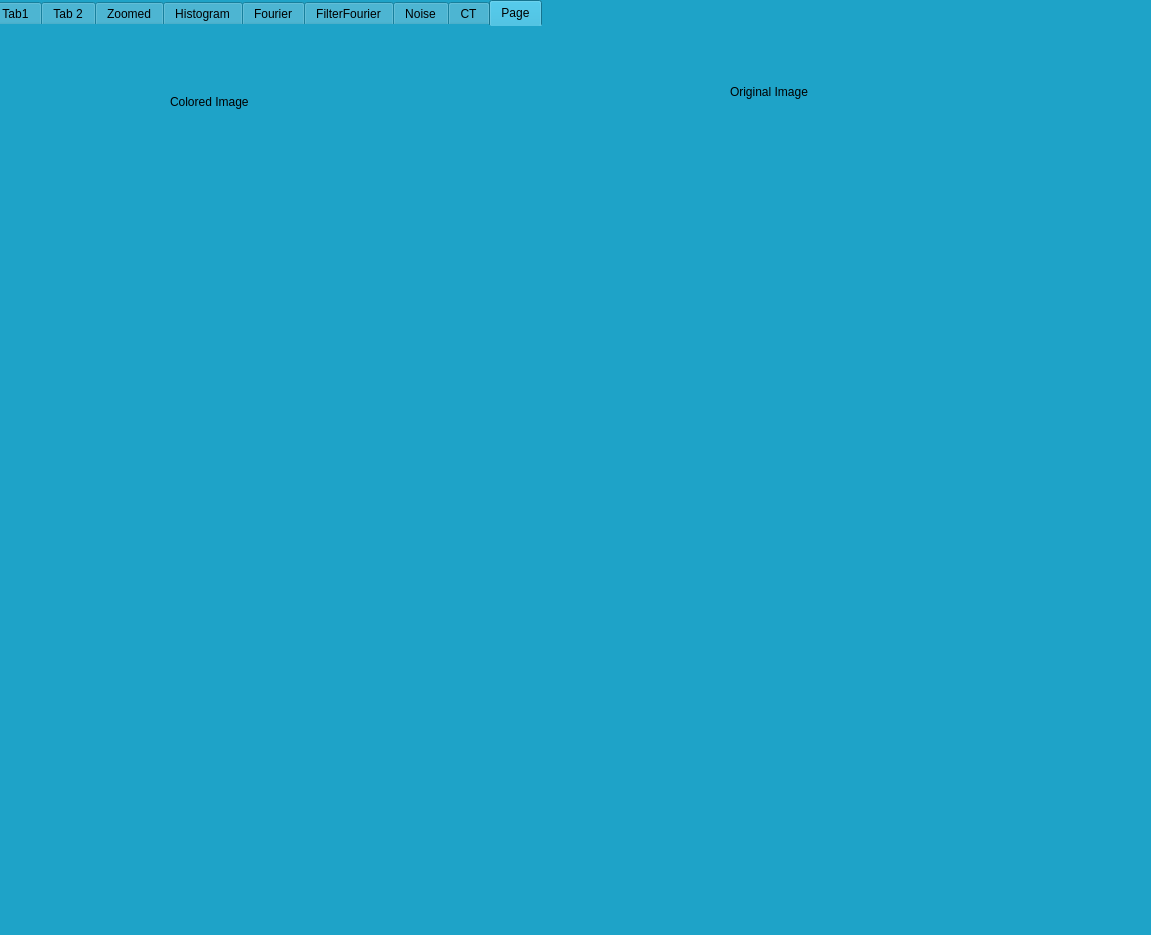
<?xml version="1.0" encoding="UTF-8"?>
<ui version="4.0">
 <class>MainWindow</class>
 <widget class="QMainWindow" name="MainWindow">
  <property name="geometry">
   <rect>
    <x>0</x>
    <y>0</y>
    <width>1151</width>
    <height>935</height>
   </rect>
  </property>
  <property name="windowTitle">
   <string>MainWindow</string>
  </property>
  <property name="layoutDirection">
   <enum>Qt::LeftToRight</enum>
  </property>
  <property name="styleSheet">
   <string notr="true">color: rgb(170, 85, 0);
background-color: rgb(30, 163, 200);
background-image: url(&quot;E:/Year3 Term1/Image processing/Task2-ZOOM/canvas.png&quot;);</string>
  </property>
  <widget class="QWidget" name="centralwidget">
   <widget class="QTabWidget" name="tabWidget">
    <property name="geometry">
     <rect>
      <x>-10</x>
      <y>0</y>
      <width>1191</width>
      <height>931</height>
     </rect>
    </property>
    <property name="toolTip">
     <string>&lt;!DOCTYPE HTML PUBLIC &quot;-//W3C//DTD HTML 4.0//EN&quot; &quot;http://www.w3.org/TR/REC-html40/strict.dtd&quot;&gt;
&lt;html&gt;&lt;head&gt;&lt;meta name=&quot;qrichtext&quot; content=&quot;1&quot; /&gt;&lt;style type=&quot;text/css&quot;&gt;
p, li { white-space: pre-wrap; }
&lt;/style&gt;&lt;/head&gt;&lt;body style=&quot; font-family:'MS Shell Dlg 2'; font-size:8pt; font-weight:400; font-style:normal;&quot;&gt;
&lt;p style=&quot;-qt-paragraph-type:empty; margin-top:12px; margin-bottom:12px; margin-left:0px; margin-right:0px; -qt-block-indent:0; text-indent:0px;&quot;&gt;&lt;br /&gt;&lt;/p&gt;&lt;/body&gt;&lt;/html&gt;</string>
    </property>
    <property name="whatsThis">
     <string>&lt;!DOCTYPE HTML PUBLIC &quot;-//W3C//DTD HTML 4.0//EN&quot; &quot;http://www.w3.org/TR/REC-html40/strict.dtd&quot;&gt;
&lt;html&gt;&lt;head&gt;&lt;meta name=&quot;qrichtext&quot; content=&quot;1&quot; /&gt;&lt;style type=&quot;text/css&quot;&gt;
p, li { white-space: pre-wrap; }
&lt;/style&gt;&lt;/head&gt;&lt;body style=&quot; font-family:'MS Shell Dlg 2'; font-size:8pt; font-weight:400; font-style:normal;&quot;&gt;
&lt;p style=&quot;-qt-paragraph-type:empty; margin-top:12px; margin-bottom:12px; margin-left:0px; margin-right:0px; -qt-block-indent:0; text-indent:0px;&quot;&gt;&lt;br /&gt;&lt;/p&gt;&lt;/body&gt;&lt;/html&gt;</string>
    </property>
    <property name="styleSheet">
     <string notr="true">border-color: qconicalgradient(cx:0, cy:0, angle:135, stop:0 rgba(255, 255, 0, 69), stop:0.375 rgba(255, 255, 0, 69), stop:0.423533 rgba(251, 255, 0, 145), stop:0.45 rgba(247, 255, 0, 208), stop:0.477581 rgba(255, 244, 71, 130), stop:0.518717 rgba(255, 218, 71, 130), stop:0.55 rgba(255, 255, 0, 255), stop:0.57754 rgba(255, 203, 0, 130), stop:0.625 rgba(255, 255, 0, 69), stop:1 rgba(255, 255, 0, 69));
color: rgb(0, 0, 0);
gridline-color: rgb(255, 170, 255);
</string>
    </property>
    <property name="currentIndex">
     <number>8</number>
    </property>
    <widget class="QWidget" name="tab_3">
     <attribute name="title">
      <string>Tab1</string>
     </attribute>
     <widget class="QLabel" name="Image">
      <property name="geometry">
       <rect>
        <x>20</x>
        <y>70</y>
        <width>531</width>
        <height>511</height>
       </rect>
      </property>
      <property name="text">
       <string/>
      </property>
      <property name="alignment">
       <set>Qt::AlignCenter</set>
      </property>
     </widget>
     <widget class="QPushButton" name="Browse">
      <property name="geometry">
       <rect>
        <x>70</x>
        <y>690</y>
        <width>271</width>
        <height>51</height>
       </rect>
      </property>
      <property name="styleSheet">
       <string notr="true">font: 14pt &quot;MS Shell Dlg 2&quot;;
font: 14pt &quot;MS Shell Dlg 2&quot;;
background-color: rgb(0, 170, 255);</string>
      </property>
      <property name="text">
       <string>Browse Image</string>
      </property>
     </widget>
     <widget class="QLineEdit" name="ZoomFactor">
      <property name="geometry">
       <rect>
        <x>30</x>
        <y>760</y>
        <width>361</width>
        <height>41</height>
       </rect>
      </property>
      <property name="styleSheet">
       <string notr="true">background-color: rgb(85, 170, 255);
font: 14pt &quot;MS Shell Dlg 2&quot;;</string>
      </property>
      <property name="text">
       <string>Click here and choose zoom factor</string>
      </property>
     </widget>
     <widget class="QPushButton" name="KNNBtn">
      <property name="geometry">
       <rect>
        <x>410</x>
        <y>760</y>
        <width>171</width>
        <height>41</height>
       </rect>
      </property>
      <property name="styleSheet">
       <string notr="true">font: 14pt &quot;MS Shell Dlg 2&quot;;
font: 14pt &quot;MS Shell Dlg 2&quot;;
background-color: rgb(0, 170, 255);</string>
      </property>
      <property name="text">
       <string>KNN</string>
      </property>
     </widget>
     <widget class="QPushButton" name="BilinearBtn">
      <property name="geometry">
       <rect>
        <x>590</x>
        <y>760</y>
        <width>171</width>
        <height>41</height>
       </rect>
      </property>
      <property name="styleSheet">
       <string notr="true">font: 14pt &quot;MS Shell Dlg 2&quot;;
font: 14pt &quot;MS Shell Dlg 2&quot;;
background-color: rgb(0, 170, 255);</string>
      </property>
      <property name="text">
       <string>Bilinear</string>
      </property>
     </widget>
     <widget class="QPushButton" name="EqualizeHBtn">
      <property name="geometry">
       <rect>
        <x>590</x>
        <y>700</y>
        <width>171</width>
        <height>41</height>
       </rect>
      </property>
      <property name="styleSheet">
       <string notr="true">font: 14pt &quot;MS Shell Dlg 2&quot;;
font: 14pt &quot;MS Shell Dlg 2&quot;;
background-color: rgb(0, 170, 255);</string>
      </property>
      <property name="text">
       <string>EqaulizeH</string>
      </property>
     </widget>
     <widget class="QLabel" name="Image_Enahnced">
      <property name="geometry">
       <rect>
        <x>580</x>
        <y>70</y>
        <width>531</width>
        <height>511</height>
       </rect>
      </property>
      <property name="text">
       <string/>
      </property>
      <property name="alignment">
       <set>Qt::AlignCenter</set>
      </property>
     </widget>
     <widget class="QLineEdit" name="ZoomFactor_6">
      <property name="geometry">
       <rect>
        <x>740</x>
        <y>20</y>
        <width>201</width>
        <height>31</height>
       </rect>
      </property>
      <property name="styleSheet">
       <string notr="true">background-color: rgb(85, 170, 255);
font: 14pt &quot;MS Shell Dlg 2&quot;;</string>
      </property>
      <property name="text">
       <string>Enhanced Image</string>
      </property>
     </widget>
     <widget class="QLineEdit" name="ZoomFactor_7">
      <property name="geometry">
       <rect>
        <x>170</x>
        <y>20</y>
        <width>201</width>
        <height>31</height>
       </rect>
      </property>
      <property name="styleSheet">
       <string notr="true">background-color: rgb(85, 170, 255);
font: 14pt &quot;MS Shell Dlg 2&quot;;</string>
      </property>
      <property name="text">
       <string>Original Image</string>
      </property>
     </widget>
     <widget class="QLineEdit" name="KernelSize">
      <property name="geometry">
       <rect>
        <x>610</x>
        <y>620</y>
        <width>181</width>
        <height>41</height>
       </rect>
      </property>
      <property name="styleSheet">
       <string notr="true">background-color: rgb(85, 170, 255);
font: 14pt &quot;MS Shell Dlg 2&quot;;</string>
      </property>
      <property name="text">
       <string>Enter Kernel Size</string>
      </property>
     </widget>
     <widget class="QLineEdit" name="FactorValue">
      <property name="geometry">
       <rect>
        <x>810</x>
        <y>620</y>
        <width>181</width>
        <height>41</height>
       </rect>
      </property>
      <property name="styleSheet">
       <string notr="true">background-color: rgb(85, 170, 255);
font: 14pt &quot;MS Shell Dlg 2&quot;;</string>
      </property>
      <property name="text">
       <string>Enter Factor </string>
      </property>
     </widget>
     <widget class="QPushButton" name="Enhance_BTN">
      <property name="geometry">
       <rect>
        <x>410</x>
        <y>700</y>
        <width>171</width>
        <height>41</height>
       </rect>
      </property>
      <property name="styleSheet">
       <string notr="true">font: 14pt &quot;MS Shell Dlg 2&quot;;
font: 14pt &quot;MS Shell Dlg 2&quot;;
background-color: rgb(0, 170, 255);</string>
      </property>
      <property name="text">
       <string>Enhance Image</string>
      </property>
     </widget>
     <widget class="QPushButton" name="Fourier">
      <property name="geometry">
       <rect>
        <x>370</x>
        <y>620</y>
        <width>201</width>
        <height>41</height>
       </rect>
      </property>
      <property name="styleSheet">
       <string notr="true">font: 14pt &quot;MS Shell Dlg 2&quot;;
font: 14pt &quot;MS Shell Dlg 2&quot;;
background-color: rgb(0, 170, 255);</string>
      </property>
      <property name="text">
       <string>Fourier Trasnform</string>
      </property>
     </widget>
     <widget class="QPushButton" name="Fourier_FilterBTN">
      <property name="geometry">
       <rect>
        <x>810</x>
        <y>700</y>
        <width>201</width>
        <height>41</height>
       </rect>
      </property>
      <property name="styleSheet">
       <string notr="true">font: 14pt &quot;MS Shell Dlg 2&quot;;
font: 14pt &quot;MS Shell Dlg 2&quot;;
background-color: rgb(0, 170, 255);</string>
      </property>
      <property name="text">
       <string>Fourier Filter</string>
      </property>
     </widget>
    </widget>
    <widget class="QWidget" name="tab_2">
     <attribute name="title">
      <string>Tab 2</string>
     </attribute>
     <widget class="QLabel" name="Tab2Label">
      <property name="geometry">
       <rect>
        <x>40</x>
        <y>0</y>
        <width>721</width>
        <height>521</height>
       </rect>
      </property>
      <property name="styleSheet">
       <string notr="true">border-color: rgb(0, 255, 255);</string>
      </property>
      <property name="text">
       <string/>
      </property>
     </widget>
     <widget class="QSplitter" name="splitter">
      <property name="geometry">
       <rect>
        <x>820</x>
        <y>-10</y>
        <width>221</width>
        <height>131</height>
       </rect>
      </property>
      <property name="orientation">
       <enum>Qt::Vertical</enum>
      </property>
      <widget class="QPushButton" name="GenerateBtn">
       <property name="styleSheet">
        <string notr="true">font: 14pt &quot;MS Shell Dlg 2&quot;;
background-color: rgb(170, 255, 255);</string>
       </property>
       <property name="text">
        <string>Generate</string>
       </property>
      </widget>
      <widget class="QPushButton" name="ShowPixels">
       <property name="styleSheet">
        <string notr="true">font: 14pt &quot;MS Shell Dlg 2&quot;;
background-color: rgb(170, 255, 255);</string>
       </property>
       <property name="text">
        <string>Show Pixels</string>
       </property>
      </widget>
     </widget>
     <widget class="QLabel" name="Info">
      <property name="geometry">
       <rect>
        <x>800</x>
        <y>140</y>
        <width>291</width>
        <height>681</height>
       </rect>
      </property>
      <property name="styleSheet">
       <string notr="true">font: 14pt &quot;MS Shell Dlg 2&quot;;
color: rgb(0, 0, 0);</string>
      </property>
      <property name="text">
       <string/>
      </property>
     </widget>
    </widget>
    <widget class="QWidget" name="tab">
     <attribute name="title">
      <string>Zoomed</string>
     </attribute>
     <widget class="QLabel" name="ZoomLabel">
      <property name="geometry">
       <rect>
        <x>30</x>
        <y>30</y>
        <width>1031</width>
        <height>781</height>
       </rect>
      </property>
      <property name="text">
       <string/>
      </property>
     </widget>
    </widget>
    <widget class="QWidget" name="tab_4">
     <attribute name="title">
      <string>Histogram</string>
     </attribute>
     <widget class="QLabel" name="NormalizedH">
      <property name="geometry">
       <rect>
        <x>30</x>
        <y>510</y>
        <width>511</width>
        <height>351</height>
       </rect>
      </property>
      <property name="text">
       <string/>
      </property>
     </widget>
     <widget class="QLabel" name="EqualizedImage">
      <property name="geometry">
       <rect>
        <x>180</x>
        <y>30</y>
        <width>791</width>
        <height>421</height>
       </rect>
      </property>
      <property name="text">
       <string/>
      </property>
     </widget>
     <widget class="QLabel" name="EqaulizedH_N">
      <property name="geometry">
       <rect>
        <x>580</x>
        <y>510</y>
        <width>511</width>
        <height>341</height>
       </rect>
      </property>
      <property name="text">
       <string/>
      </property>
     </widget>
     <widget class="QLineEdit" name="ZoomFactor_2">
      <property name="geometry">
       <rect>
        <x>680</x>
        <y>460</y>
        <width>271</width>
        <height>41</height>
       </rect>
      </property>
      <property name="styleSheet">
       <string notr="true">background-color: rgb(85, 170, 255);
font: 14pt &quot;MS Shell Dlg 2&quot;;</string>
      </property>
      <property name="text">
       <string>Equalized's Normalization</string>
      </property>
     </widget>
     <widget class="QLineEdit" name="ZoomFactor_4">
      <property name="geometry">
       <rect>
        <x>190</x>
        <y>470</y>
        <width>151</width>
        <height>31</height>
       </rect>
      </property>
      <property name="styleSheet">
       <string notr="true">background-color: rgb(85, 170, 255);
font: 14pt &quot;MS Shell Dlg 2&quot;;</string>
      </property>
      <property name="text">
       <string>Normalized H</string>
      </property>
     </widget>
     <widget class="QLineEdit" name="ZoomFactor_5">
      <property name="geometry">
       <rect>
        <x>430</x>
        <y>0</y>
        <width>201</width>
        <height>31</height>
       </rect>
      </property>
      <property name="styleSheet">
       <string notr="true">background-color: rgb(85, 170, 255);
font: 14pt &quot;MS Shell Dlg 2&quot;;</string>
      </property>
      <property name="text">
       <string>Equalized Image</string>
      </property>
     </widget>
    </widget>
    <widget class="QWidget" name="tab_5">
     <attribute name="title">
      <string>Fourier</string>
     </attribute>
     <widget class="QLabel" name="Magnitude">
      <property name="geometry">
       <rect>
        <x>20</x>
        <y>500</y>
        <width>531</width>
        <height>401</height>
       </rect>
      </property>
      <property name="text">
       <string/>
      </property>
     </widget>
     <widget class="QLabel" name="Phase">
      <property name="geometry">
       <rect>
        <x>580</x>
        <y>500</y>
        <width>571</width>
        <height>401</height>
       </rect>
      </property>
      <property name="text">
       <string/>
      </property>
     </widget>
     <widget class="QLineEdit" name="KernelSize_2">
      <property name="geometry">
       <rect>
        <x>50</x>
        <y>450</y>
        <width>211</width>
        <height>41</height>
       </rect>
      </property>
      <property name="styleSheet">
       <string notr="true">background-color: rgb(85, 170, 255);
font: 14pt &quot;MS Shell Dlg 2&quot;;</string>
      </property>
      <property name="text">
       <string>Magnitude of Image</string>
      </property>
     </widget>
     <widget class="QLineEdit" name="KernelSize_3">
      <property name="geometry">
       <rect>
        <x>940</x>
        <y>450</y>
        <width>171</width>
        <height>41</height>
       </rect>
      </property>
      <property name="styleSheet">
       <string notr="true">background-color: rgb(85, 170, 255);
font: 14pt &quot;MS Shell Dlg 2&quot;;</string>
      </property>
      <property name="text">
       <string>Phase of Image</string>
      </property>
     </widget>
     <widget class="QLabel" name="Image_FourierTab">
      <property name="geometry">
       <rect>
        <x>300</x>
        <y>10</y>
        <width>551</width>
        <height>481</height>
       </rect>
      </property>
      <property name="text">
       <string/>
      </property>
      <property name="alignment">
       <set>Qt::AlignCenter</set>
      </property>
     </widget>
     <widget class="QLineEdit" name="KernelSize_4">
      <property name="geometry">
       <rect>
        <x>70</x>
        <y>80</y>
        <width>211</width>
        <height>41</height>
       </rect>
      </property>
      <property name="styleSheet">
       <string notr="true">background-color: rgb(85, 170, 255);
font: 14pt &quot;MS Shell Dlg 2&quot;;</string>
      </property>
      <property name="text">
       <string>Original Image</string>
      </property>
     </widget>
    </widget>
    <widget class="QWidget" name="tab_6">
     <attribute name="title">
      <string>FilterFourier</string>
     </attribute>
     <widget class="QLineEdit" name="ZoomFactor_13">
      <property name="geometry">
       <rect>
        <x>110</x>
        <y>60</y>
        <width>251</width>
        <height>31</height>
       </rect>
      </property>
      <property name="styleSheet">
       <string notr="true">background-color: rgb(85, 170, 255);
font: 14pt &quot;MS Shell Dlg 2&quot;;</string>
      </property>
      <property name="text">
       <string>Forueir Domain Filter</string>
      </property>
     </widget>
     <widget class="QLineEdit" name="ZoomFactor_14">
      <property name="geometry">
       <rect>
        <x>630</x>
        <y>60</y>
        <width>391</width>
        <height>31</height>
       </rect>
      </property>
      <property name="styleSheet">
       <string notr="true">background-color: rgb(85, 170, 255);
font: 14pt &quot;MS Shell Dlg 2&quot;;</string>
      </property>
      <property name="text">
       <string>Subtraction of S and F domain Filters</string>
      </property>
     </widget>
     <widget class="QLabel" name="Fourier_Filter_Image">
      <property name="geometry">
       <rect>
        <x>20</x>
        <y>100</y>
        <width>521</width>
        <height>471</height>
       </rect>
      </property>
      <property name="text">
       <string/>
      </property>
      <property name="alignment">
       <set>Qt::AlignCenter</set>
      </property>
     </widget>
     <widget class="QLabel" name="Foruier_Spacila">
      <property name="geometry">
       <rect>
        <x>560</x>
        <y>100</y>
        <width>531</width>
        <height>471</height>
       </rect>
      </property>
      <property name="text">
       <string/>
      </property>
      <property name="alignment">
       <set>Qt::AlignCenter</set>
      </property>
     </widget>
    </widget>
    <widget class="QWidget" name="tab_7">
     <attribute name="title">
      <string>Noise</string>
     </attribute>
     <widget class="QLabel" name="Image_Noisy">
      <property name="geometry">
       <rect>
        <x>50</x>
        <y>40</y>
        <width>521</width>
        <height>451</height>
       </rect>
      </property>
      <property name="text">
       <string/>
      </property>
     </widget>
     <widget class="QLabel" name="Image_Created">
      <property name="geometry">
       <rect>
        <x>590</x>
        <y>30</y>
        <width>521</width>
        <height>451</height>
       </rect>
      </property>
      <property name="text">
       <string/>
      </property>
     </widget>
     <widget class="QLabel" name="ROI_Histogram">
      <property name="geometry">
       <rect>
        <x>60</x>
        <y>510</y>
        <width>541</width>
        <height>371</height>
       </rect>
      </property>
      <property name="text">
       <string/>
      </property>
     </widget>
     <widget class="QLabel" name="Mean_Sigma">
      <property name="geometry">
       <rect>
        <x>640</x>
        <y>710</y>
        <width>181</width>
        <height>81</height>
       </rect>
      </property>
      <property name="styleSheet">
       <string notr="true">font: 14pt &quot;MS Shell Dlg 2&quot;;</string>
      </property>
      <property name="text">
       <string/>
      </property>
     </widget>
     <widget class="QLabel" name="label">
      <property name="geometry">
       <rect>
        <x>210</x>
        <y>10</y>
        <width>141</width>
        <height>31</height>
       </rect>
      </property>
      <property name="styleSheet">
       <string notr="true">font: 12pt &quot;MS Shell Dlg 2&quot;;</string>
      </property>
      <property name="text">
       <string>Noisy Image</string>
      </property>
     </widget>
     <widget class="QLabel" name="label_2">
      <property name="geometry">
       <rect>
        <x>770</x>
        <y>0</y>
        <width>141</width>
        <height>31</height>
       </rect>
      </property>
      <property name="styleSheet">
       <string notr="true">font: 12pt &quot;MS Shell Dlg 2&quot;;</string>
      </property>
      <property name="text">
       <string>Image Created</string>
      </property>
     </widget>
     <widget class="QLabel" name="label_3">
      <property name="geometry">
       <rect>
        <x>240</x>
        <y>480</y>
        <width>141</width>
        <height>31</height>
       </rect>
      </property>
      <property name="styleSheet">
       <string notr="true">font: 12pt &quot;MS Shell Dlg 2&quot;;</string>
      </property>
      <property name="text">
       <string>ROI Histogram</string>
      </property>
     </widget>
     <widget class="QPushButton" name="Gausian_Noise_BTN">
      <property name="geometry">
       <rect>
        <x>850</x>
        <y>500</y>
        <width>201</width>
        <height>41</height>
       </rect>
      </property>
      <property name="styleSheet">
       <string notr="true">font: 14pt &quot;MS Shell Dlg 2&quot;;
font: 14pt &quot;MS Shell Dlg 2&quot;;
background-color: rgb(0, 170, 255);</string>
      </property>
      <property name="text">
       <string>Gausian Noise</string>
      </property>
     </widget>
     <widget class="QPushButton" name="Uniform_Noise_BTN_2">
      <property name="geometry">
       <rect>
        <x>850</x>
        <y>570</y>
        <width>201</width>
        <height>41</height>
       </rect>
      </property>
      <property name="styleSheet">
       <string notr="true">font: 14pt &quot;MS Shell Dlg 2&quot;;
font: 14pt &quot;MS Shell Dlg 2&quot;;
background-color: rgb(0, 170, 255);</string>
      </property>
      <property name="text">
       <string>Uniform Noise</string>
      </property>
     </widget>
     <widget class="QPushButton" name="Draw_Region_BTN">
      <property name="geometry">
       <rect>
        <x>630</x>
        <y>570</y>
        <width>201</width>
        <height>41</height>
       </rect>
      </property>
      <property name="styleSheet">
       <string notr="true">font: 14pt &quot;MS Shell Dlg 2&quot;;
font: 14pt &quot;MS Shell Dlg 2&quot;;
background-color: rgb(0, 170, 255);</string>
      </property>
      <property name="text">
       <string>Draw Region</string>
      </property>
     </widget>
     <widget class="QPushButton" name="Choose_Region_BTN">
      <property name="geometry">
       <rect>
        <x>630</x>
        <y>500</y>
        <width>201</width>
        <height>41</height>
       </rect>
      </property>
      <property name="styleSheet">
       <string notr="true">font: 14pt &quot;MS Shell Dlg 2&quot;;
font: 14pt &quot;MS Shell Dlg 2&quot;;
background-color: rgb(0, 170, 255);</string>
      </property>
      <property name="text">
       <string>Choose Region</string>
      </property>
     </widget>
     <widget class="QPushButton" name="Salt_Pepper_BTN">
      <property name="geometry">
       <rect>
        <x>850</x>
        <y>630</y>
        <width>201</width>
        <height>41</height>
       </rect>
      </property>
      <property name="styleSheet">
       <string notr="true">font: 14pt &quot;MS Shell Dlg 2&quot;;
font: 14pt &quot;MS Shell Dlg 2&quot;;
background-color: rgb(0, 170, 255);</string>
      </property>
      <property name="text">
       <string>Salt and Pepper</string>
      </property>
     </widget>
    </widget>
    <widget class="QWidget" name="tab_8">
     <attribute name="title">
      <string>CT</string>
     </attribute>
     <widget class="QLabel" name="Image_Phantom">
      <property name="geometry">
       <rect>
        <x>30</x>
        <y>40</y>
        <width>521</width>
        <height>401</height>
       </rect>
      </property>
      <property name="text">
       <string/>
      </property>
     </widget>
     <widget class="QLabel" name="Image_SinoGram">
      <property name="geometry">
       <rect>
        <x>570</x>
        <y>30</y>
        <width>521</width>
        <height>411</height>
       </rect>
      </property>
      <property name="text">
       <string/>
      </property>
     </widget>
     <widget class="QLabel" name="Image_LaminoGram">
      <property name="geometry">
       <rect>
        <x>40</x>
        <y>480</y>
        <width>521</width>
        <height>411</height>
       </rect>
      </property>
      <property name="text">
       <string/>
      </property>
     </widget>
     <widget class="QLabel" name="label_4">
      <property name="geometry">
       <rect>
        <x>200</x>
        <y>10</y>
        <width>111</width>
        <height>31</height>
       </rect>
      </property>
      <property name="styleSheet">
       <string notr="true">font: 12pt &quot;MS Shell Dlg 2&quot;;</string>
      </property>
      <property name="text">
       <string>Phantom</string>
      </property>
     </widget>
     <widget class="QLabel" name="label_5">
      <property name="geometry">
       <rect>
        <x>740</x>
        <y>0</y>
        <width>121</width>
        <height>31</height>
       </rect>
      </property>
      <property name="styleSheet">
       <string notr="true">font: 12pt &quot;MS Shell Dlg 2&quot;;</string>
      </property>
      <property name="text">
       <string>SinoGram</string>
      </property>
     </widget>
     <widget class="QLabel" name="label_6">
      <property name="geometry">
       <rect>
        <x>200</x>
        <y>450</y>
        <width>141</width>
        <height>31</height>
       </rect>
      </property>
      <property name="styleSheet">
       <string notr="true">font: 12pt &quot;MS Shell Dlg 2&quot;;</string>
      </property>
      <property name="text">
       <string>LaminoGram</string>
      </property>
     </widget>
     <widget class="QPushButton" name="Lamino_NoFilterBTN">
      <property name="geometry">
       <rect>
        <x>690</x>
        <y>580</y>
        <width>201</width>
        <height>41</height>
       </rect>
      </property>
      <property name="styleSheet">
       <string notr="true">font: 14pt &quot;MS Shell Dlg 2&quot;;
font: 14pt &quot;MS Shell Dlg 2&quot;;
background-color: rgb(0, 170, 255);</string>
      </property>
      <property name="text">
       <string>No Filter</string>
      </property>
     </widget>
     <widget class="QPushButton" name="Lamino_RamlakBTN">
      <property name="geometry">
       <rect>
        <x>690</x>
        <y>770</y>
        <width>201</width>
        <height>41</height>
       </rect>
      </property>
      <property name="styleSheet">
       <string notr="true">font: 14pt &quot;MS Shell Dlg 2&quot;;
font: 14pt &quot;MS Shell Dlg 2&quot;;
background-color: rgb(0, 170, 255);</string>
      </property>
      <property name="text">
       <string>Ram-lak</string>
      </property>
     </widget>
     <widget class="QPushButton" name="Lamino_HammingBTN">
      <property name="geometry">
       <rect>
        <x>690</x>
        <y>700</y>
        <width>201</width>
        <height>41</height>
       </rect>
      </property>
      <property name="styleSheet">
       <string notr="true">font: 14pt &quot;MS Shell Dlg 2&quot;;
font: 14pt &quot;MS Shell Dlg 2&quot;;
background-color: rgb(0, 170, 255);</string>
      </property>
      <property name="text">
       <string>Hamming</string>
      </property>
     </widget>
     <widget class="QPushButton" name="Lamino_4anglesBTN">
      <property name="geometry">
       <rect>
        <x>690</x>
        <y>640</y>
        <width>201</width>
        <height>41</height>
       </rect>
      </property>
      <property name="styleSheet">
       <string notr="true">font: 14pt &quot;MS Shell Dlg 2&quot;;
font: 14pt &quot;MS Shell Dlg 2&quot;;
background-color: rgb(0, 170, 255);</string>
      </property>
      <property name="text">
       <string>4Angles No-Filter</string>
      </property>
     </widget>
    </widget>
    <widget class="QWidget" name="tab_9">
     <attribute name="title">
      <string>Page</string>
     </attribute>
     <widget class="QLabel" name="Image_Colored">
      <property name="geometry">
       <rect>
        <x>20</x>
        <y>90</y>
        <width>531</width>
        <height>451</height>
       </rect>
      </property>
      <property name="text">
       <string/>
      </property>
     </widget>
     <widget class="QLabel" name="label_19">
      <property name="geometry">
       <rect>
        <x>740</x>
        <y>50</y>
        <width>141</width>
        <height>31</height>
       </rect>
      </property>
      <property name="styleSheet">
       <string notr="true">font: 12pt &quot;MS Shell Dlg 2&quot;;</string>
      </property>
      <property name="text">
       <string>Original Image</string>
      </property>
     </widget>
     <widget class="QLabel" name="Image_BeforeColor">
      <property name="geometry">
       <rect>
        <x>560</x>
        <y>80</y>
        <width>561</width>
        <height>461</height>
       </rect>
      </property>
      <property name="text">
       <string/>
      </property>
     </widget>
     <widget class="QLabel" name="label_20">
      <property name="geometry">
       <rect>
        <x>180</x>
        <y>60</y>
        <width>141</width>
        <height>31</height>
       </rect>
      </property>
      <property name="styleSheet">
       <string notr="true">font: 12pt &quot;MS Shell Dlg 2&quot;;</string>
      </property>
      <property name="text">
       <string>Colored Image</string>
      </property>
     </widget>
    </widget>
   </widget>
  </widget>
  <widget class="QStatusBar" name="statusbar"/>
 </widget>
 <resources/>
 <connections/>
</ui>
